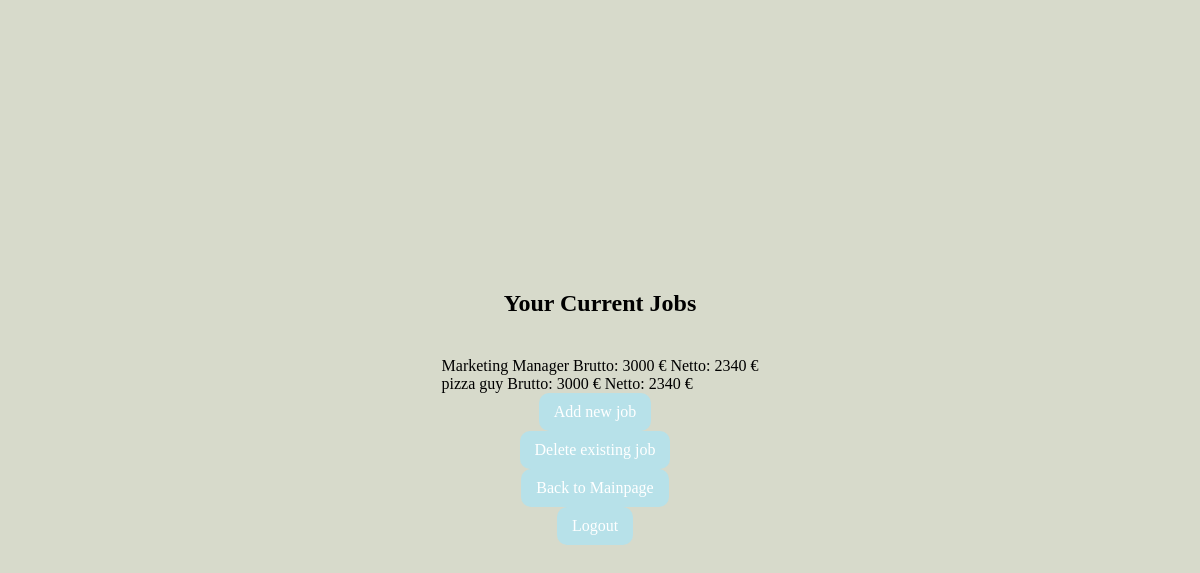
The page /manage_work.php (signed in) on the database as committed earlier.
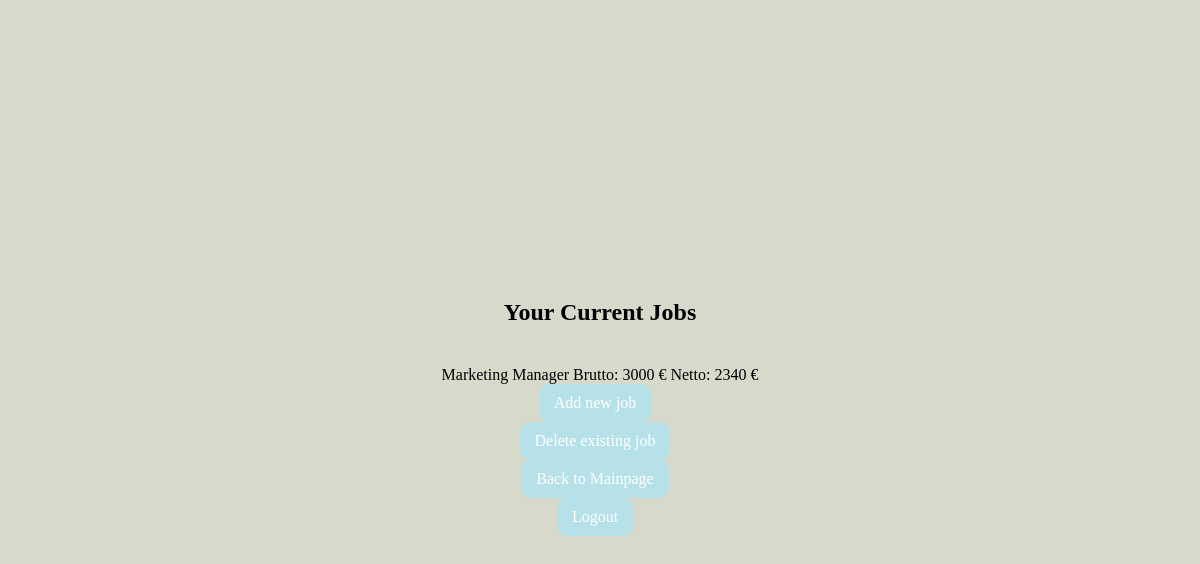
The same page on the database as committed later.
### tables this page shows
CREATE TABLE `Workplaces` (
  `cust_id` int(11) NOT NULL,
  `temporary` tinyint(1) NOT NULL,
  `earnings_brutto` int(11) NOT NULL,
  `earnings_netto` int(11) UNSIGNED NOT NULL DEFAULT 0,
  `name` varchar(255) NOT NULL,
  `work_id` int(11) NOT NULL
);

### manage_work.php (the view, shortened to what this page needs)
<?php
include "db_conn.php";
if (isset($_SESSION['iban']) && isset($_SESSION['cust_id'])) {
     $cust_id = $_SESSION['cust_id'];
     $sql = "SELECT * FROM Workplaces WHERE cust_id ='$cust_id'";
 ?>
<!DOCTYPE html>
<html>
<head>
    <link rel="stylesheet" type="text/css" href="style.css">
</head>
<body>
     <h2>Your Current Jobs</h2>
     <?php
        $result = mysqli_query($conn, $sql);
        if ($result->num_rows > 0) {
            while($row = $result->fetch_assoc()) {
              echo $row["name"]. "  Brutto: " . $row["earnings_brutto"]. " €        Netto:  " . $row["earnings_netto"]. " €<br>";
            }
          } else {
            echo "No current jobs";
          } ?>
     <a href="new_work.php">Add new job</a>
     <a href="del_work.php">Delete existing job</a>
     <a href="home.php">Back to Mainpage</a>
     <a href="logout.php">Logout</a>
</body>
</html>
<?php
}else{
     header("Location: index.php");
     exit();
}
 ?>

Rows that differ between the two databases and show on the page:
removed workplaces: name "pizza guy", earnings_brutto "3000", earnings_netto "2340"
